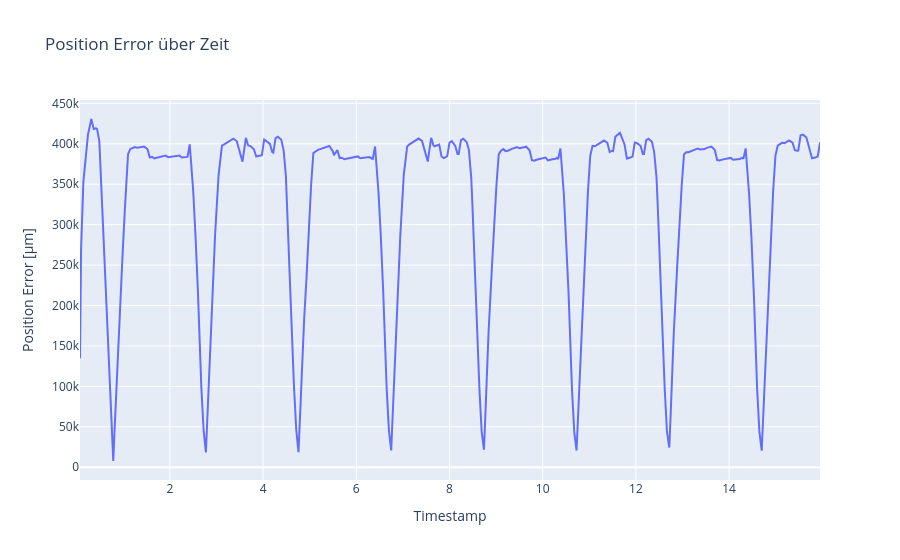

Notebook source saved alongside this figure:
### Markdown cell above
Plot distance error

### Code cell
act_j, com_j, timestamps = get_arrays()
pos_err, rpy_act, rpy_com = get_errors(act_j, com_j)

# 1) DataFrame anlegen
df = pd.DataFrame({
    'timestamp': timestamps,
    'error_um': pos_err
})

# 2) Interaktiven Linienplot
fig = px.line(
    df,
    x='timestamp',
    y='error_um',
    title="Position Error über Zeit",
    labels={
        'timestamp': 'Timestamp',
        'error_um': 'Position Error [µm]'
    }
)

# 3) Achsen-Datumsformat nach Wunsch
fig.update_xaxes(
    tickformat="%H:%M:%S\n%d-%m-%Y",
    # rangeslider_visible=True     # kleiner Slider unten für grobes Zoomen
)

fig.show()

### Figure 1 — Plotly figure (JSON) as saved in the notebook; plotly's stock layout.template omitted (floating-point values rounded to 4 significant figures; data arrays with more than 128 entries replaced by an {"elided": "..."} marker saying what was removed)
{"data": [{"hovertemplate": "Timestamp=%{x}<br>Position Error [µm]=%{y}<extra></extra>", "legendgroup": "", "line": {"color": "#636efa", "dash": "solid"}, "marker": {"symbol": "circle"}, "mode": "lines", "name": "", "orientation": "v", "showlegend": false, "type": "scatter", "x": {"elided": "321 float values"}, "xaxis": "x", "y": {"elided": "321 float values"}, "yaxis": "y"}], "layout": {"legend": {"tracegroupgap": 0}, "title": {"text": "Position Error über Zeit"}, "xaxis": {"anchor": "y", "domain": [0, 1], "tickformat": "%H:%M:%S\n%d-%m-%Y", "title": {"text": "Timestamp"}}, "yaxis": {"anchor": "x", "domain": [0, 1], "title": {"text": "Position Error [µm]"}}}}
